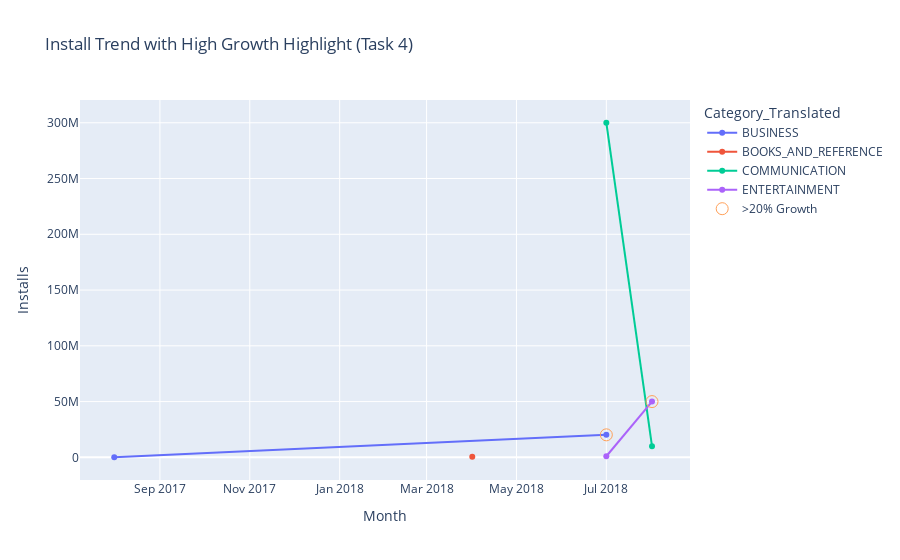

This figure's notebook cell:
### Markdown cell above
Plot Line Chart + Highlight >20% Growth Zones

### Code cell
if show_chart:

    fig = px.line(
        trend_apps_df,
        x='Month',
        y='Installs',
        color='Category_Translated',
        markers=True,
        title='Install Trend with High Growth Highlight (Task 4)'
    )

    # Highlight high growth areas
    high_growth_df = trend_apps_df[trend_apps_df['High_Growth']]

    fig.add_scatter(
        x=high_growth_df['Month'],
        y=high_growth_df['Installs'],
        mode='markers',
        marker=dict(size=12, symbol='circle-open'),
        name='>20% Growth'
    )

    fig.show()

else:
    print(" Graph visible only between 6 PM and 9 PM IST")

### Figure 1 — Plotly figure (JSON) as saved in the notebook; plotly's stock layout.template omitted (floating-point values rounded to 4 significant figures)
{"data": [{"hovertemplate": "Category_Translated=BUSINESS<br>Month=%{x}<br>Installs=%{y}<extra></extra>", "legendgroup": "BUSINESS", "line": {"color": "#636efa", "dash": "solid"}, "marker": {"symbol": "circle"}, "mode": "lines+markers", "name": "BUSINESS", "orientation": "v", "showlegend": true, "type": "scatter", "x": ["2017-08", "2018-07"], "xaxis": "x", "y": [100000.0, 20200000.0], "yaxis": "y"}, {"hovertemplate": "Category_Translated=BOOKS_AND_REFERENCE<br>Month=%{x}<br>Installs=%{y}<extra></extra>", "legendgroup": "BOOKS_AND_REFERENCE", "line": {"color": "#EF553B", "dash": "solid"}, "marker": {"symbol": "circle"}, "mode": "lines+markers", "name": "BOOKS_AND_REFERENCE", "orientation": "v", "showlegend": true, "type": "scatter", "x": ["2018-04"], "xaxis": "x", "y": [500000.0], "yaxis": "y"}, {"hovertemplate": "Category_Translated=COMMUNICATION<br>Month=%{x}<br>Installs=%{y}<extra></extra>", "legendgroup": "COMMUNICATION", "line": {"color": "#00cc96", "dash": "solid"}, "marker": {"symbol": "circle"}, "mode": "lines+markers", "name": "COMMUNICATION", "orientation": "v", "showlegend": true, "type": "scatter", "x": ["2018-07", "2018-08"], "xaxis": "x", "y": [300000000.0, 10000000.0], "yaxis": "y"}, {"hovertemplate": "Category_Translated=ENTERTAINMENT<br>Month=%{x}<br>Installs=%{y}<extra></extra>", "legendgroup": "ENTERTAINMENT", "line": {"color": "#ab63fa", "dash": "solid"}, "marker": {"symbol": "circle"}, "mode": "lines+markers", "name": "ENTERTAINMENT", "orientation": "v", "showlegend": true, "type": "scatter", "x": ["2018-07", "2018-08"], "xaxis": "x", "y": [1000000.0, 50000000.0], "yaxis": "y"}, {"marker": {"size": 12, "symbol": "circle-open"}, "mode": "markers", "name": ">20% Growth", "type": "scatter", "x": ["2018-07", "2018-08"], "y": [20200000.0, 50000000.0]}], "layout": {"legend": {"title": {"text": "Category_Translated"}, "tracegroupgap": 0}, "title": {"text": "Install Trend with High Growth Highlight (Task 4)"}, "xaxis": {"anchor": "y", "domain": [0, 1], "title": {"text": "Month"}}, "yaxis": {"anchor": "x", "domain": [0, 1], "title": {"text": "Installs"}}}}
